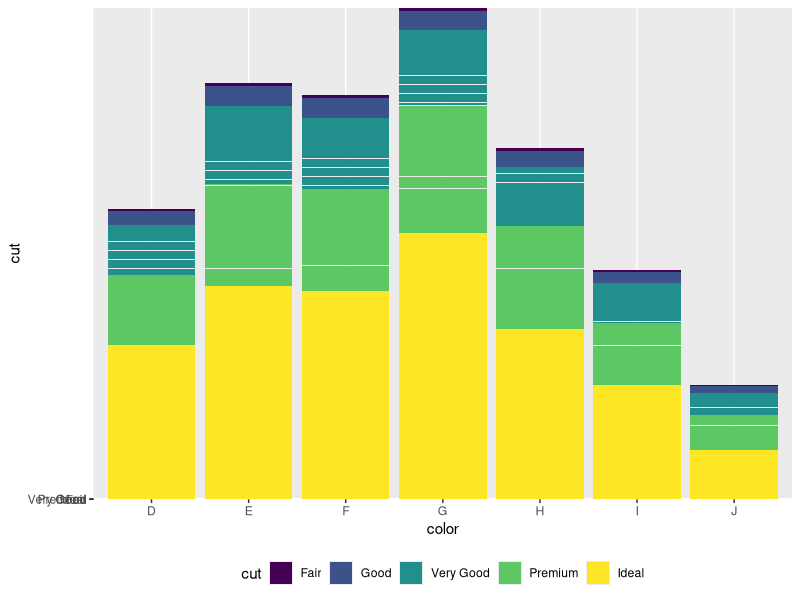
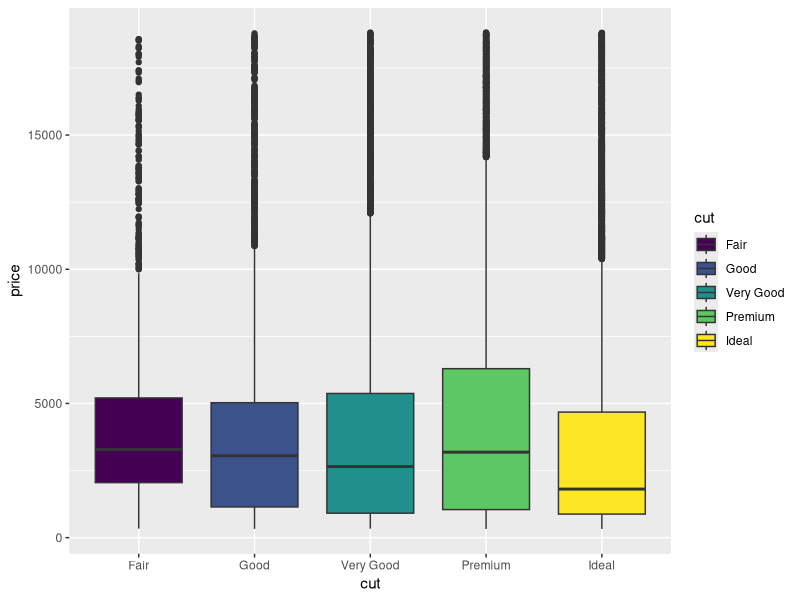

The R script that drew these images, in order:
library(tidyverse)

diamonds %>%
  ggplot(aes(x = color, y = cut, fill = cut)) +
  geom_col() +
  theme(legend.position = "bottom")

diamonds %>% 
  ggplot(aes(x = cut, y = price, fill = cut)) +
  geom_boxplot() 
